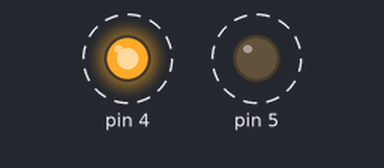
Bench run of a sketch on a simulated Arduino Uno, built with avr-gcc and run on an emulated ATmega328P. On the bench: output pins drawn as LEDs (lit = HIGH). Dashed ring = blinking. What the sketch prints to the serial monitor is not drawn.

Above: at 0.1 s.
Timing chart, 0 to 3.0 s (numbered marks = the images above):
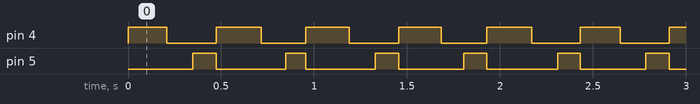

The sketch:

LaserControlTester.ino
```cpp
//Used for AUXI - 2

#include <LaserControl.h>


//Written for the AUXI
//Note: The timing isn't perfect but as long as the lasers are toggling on/off, that's all that matters.

//Global Variables


//uncomment to show debug comments
//#define _DEBUG_
//Uncomment to debug
//#define _DEBUG_COMM_BROADCAST //Debugging with COMM Broadcast
#ifdef _DEBUG_COMM_BROADCAST
	#define _SERIAL_DEBUG_CHANNEL_ _MAIN_SERIAL_ //When using COMM Broadcast, reroute the PC USB output to the channel to MAIN instead
#else
	#define _SERIAL_DEBUG_CHANNEL_ _PC_USB_SERIAL_
#endif


//counter delays
//using a counter to create delays while still allowing the loop() to run (i.e. for messages, etc.)
unsigned int outputMessageDelay = 0;
unsigned int laserControlDelay = 0;

boolean leftLaserOn = false;
boolean rightLaserOn = false;


LaserControl * leftSidelaser = new LaserControl(LEFT_LASER_CTRL_PIN);
LaserControl * rightSidelaser = new LaserControl(RIGHT_LASER_CTRL_PIN);

RoverReset * resetArray[] = {
	leftSidelaser,
	rightSidelaser
};

void setup() {
	//resetting all objects
	for (byte i = 0; i < sizeof(resetArray) / sizeof(resetArray[0]); i++)
	{
		resetArray[i]->reset();
	}
	_PC_USB_SERIAL_.begin(PC_USB_BAUD_RATE);
	_MAIN_SERIAL_.begin(MAIN_BAUD_RATE);
}


void loop() {


	//Counter Delays
	//increment the counters
	outputMessageDelay++;
	laserControlDelay++;


	if(laserControlDelay >= 40000)
	{
		//turn off right laser

		rightSidelaser->laserEnable(LASER_OFF);
		laserControlDelay = 0;//reset counter
	}
	else if (laserControlDelay >= 30000)
	{

		//turn on right laser
		rightSidelaser->laserEnable(LASER_ON);
	}
	else if (laserControlDelay >= 20000)
	{

		//turn off left laser
		leftSidelaser->laserEnable(LASER_OFF);
	}
	else//laserControlDelay < 20000
	{

		//turn on left laser
		leftSidelaser->laserEnable(LASER_ON);
	}


	if (outputMessageDelay >= 20000)
	{
		//Right Laser
		if (rightSidelaser->isLaserOn())//right laser is on
		{
			if (!rightLaserOn)//if the right laser was off and now just turned on
			{
				#ifdef _DEBUG_
						_SERIAL_DEBUG_CHANNEL_.println(laserControlDelay);//DEBUG
				#endif
				_SERIAL_DEBUG_CHANNEL_.println(F("RIGHT LASER ON"));//print message on the first toggle
				_SERIAL_DEBUG_CHANNEL_.println();
				rightLaserOn = true;//set status
			}
			else//the right laser had already been on
			{
				//do nothing
			}
		}
		else
		{
			if (rightLaserOn)//if the right laser was on and now just turned off
			{
				#ifdef _DEBUG_
					_SERIAL_DEBUG_CHANNEL_.println(laserControlDelay);//DEBUG
				#endif
				_SERIAL_DEBUG_CHANNEL_.println(F("RIGHT LASER OFF"));
				_SERIAL_DEBUG_CHANNEL_.println();
				rightLaserOn = false;//set status
			}
			else//the right laser had already been off
			{
				//do nothing
			}
		}

		//Left Laser
		if (leftSidelaser->isLaserOn())//left laser is on
		{
			if (!leftLaserOn)//if the left laser was off and now just turned on
			{
				#ifdef _DEBUG_
					_SERIAL_DEBUG_CHANNEL_.println(laserControlDelay);//DEBUG
				#endif
				_SERIAL_DEBUG_CHANNEL_.println(F("LEFT LASER ON"));//print message on the first toggle
				_SERIAL_DEBUG_CHANNEL_.println();
				leftLaserOn = true;//set status
			}
			else//the left laser had already been on
			{
				//do nothing
			}
		}
		else
		{
			if (leftLaserOn)//if the left laser was on and now just turned off
			{
				#ifdef _DEBUG_
					_SERIAL_DEBUG_CHANNEL_.println(laserControlDelay);//DEBUG
				#endif
				_SERIAL_DEBUG_CHANNEL_.println(F("LEFT LASER OFF"));
				_SERIAL_DEBUG_CHANNEL_.println();
				leftLaserOn = false;//set status
			}
			else//the left laser had already been off
			{
				//do nothing
			}
		}
	}
}
```

Measured:
- by itself, pin 4: alternates HIGH for 0.24 s and LOW for 0.26 s
- by itself, pin 5: alternates HIGH for 0.13 s and LOW for 0.37 s
- by itself, everything shown: repeats every 0.48 s, in 3 steps
